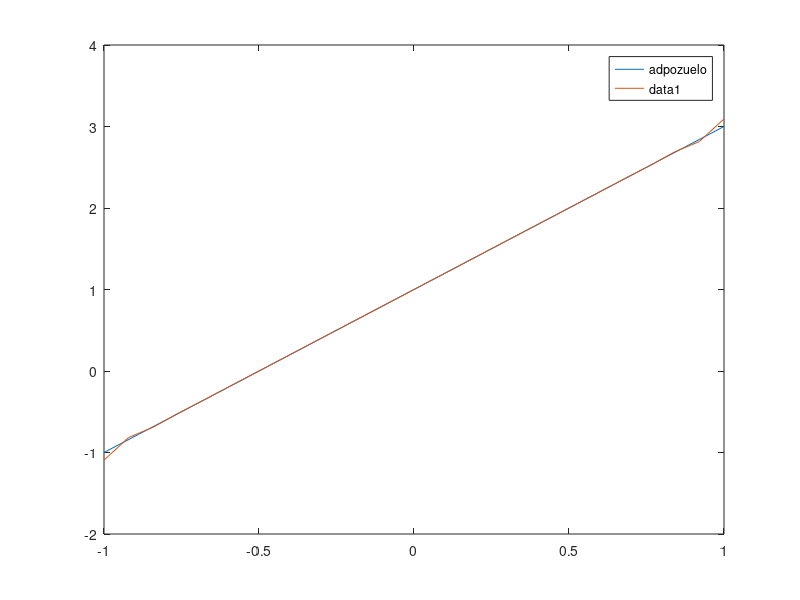

Reproduce this figure in MATLAB.
function L2Projector1D()
n = 25; % number of subintervals
h = 2/n; % mesh size
x = -1:h:1; %mesh
M = MassAssembler1D(x); % assemble mass
b = LoadAssembler1D(x, @adpozuelo); % assemble load
Pf = M\b; % solve linear system
fplot(@adpozuelo,[-1,1]); 
hold on;
plot(x,Pf) % plot L^2 projection
l2_error_quadratic(n,x,Pf,@adpozuelo)
end

function M = MassAssembler1D(x)
n = length(x)-1; % number of subintervals
M = zeros(n+1, n+1); % allocate mass matrix
for i = 1:n % loop over subintervals
    h = x(i+1) - x(i); % interval length
    M(i,i) = M(i,i) + h/3; % add h/3 to M(i,i)
    M(i,i+1) = M(i,i+1) + h/6; 
    M(i+1,i) = M(i+1,i) + h/6;
    M(i+1,i+1) = M(i+1,i+1) + h/3;
end
end

function b = LoadAssembler1D(x,f)
n = length(x)-1;
b = zeros(n+1,1);
for i = 1:n
    h = x(i+1) - x(i);
    b(i) = b(i) + f(x(i)) * h/2;
    b(i+1) = b(i+1) + f(x(i+1)) * h/2;
end
end

function f = adpozuelo(x)
f = 1+2*x;
end

function e2 = l2_error_quadratic(n,x,u,exact)
e2 = 0.0;
quad_num = 3;
abscissa(1) = -0.774596669241483377035853079956;
abscissa(2) = 0.000000000000000000000000000000;
abscissa(3) = 0.774596669241483377035853079956;
weight(1) = 0.555555555555555555555555555556;
weight(2) = 0.888888888888888888888888888889;
weight(3) = 0.555555555555555555555555555556;
e_num = ( n - 1 ) / 2;
for e = 1 : e_num
    l = 2 * e - 1;
    m = 2 * e;
    r = 2 * e + 1;
    xl = x(l);
    xm = x(m);
    xr = x(r);
    for q = 1 : quad_num
      xq = ( ( 1.0 - abscissa(q) ) * xl + ( 1.0 + abscissa(q) ) * xr ) / 2.0;
      wq = weight(q) * ( xr - xl ) / 2.0;
      vl = ( ( xq - xm ) / ( xl - xm ) ) * ( ( xq - xr ) / ( xl - xr ) );
      vm = ( ( xq - xl ) / ( xm - xl ) ) * ( ( xq - xr ) / ( xm - xr ) );
      vr = ( ( xq - xl ) / ( xr - xl ) ) * ( ( xq - xm ) / ( xr - xm ) );
      uq = u(l) * vl + u(m) * vm + u(r) * vr;
      eq = exact ( xq );
      e2 = e2 + wq * ( uq - eq )^2;
    end
 end
  e2 = sqrt ( e2 );
  return
end

